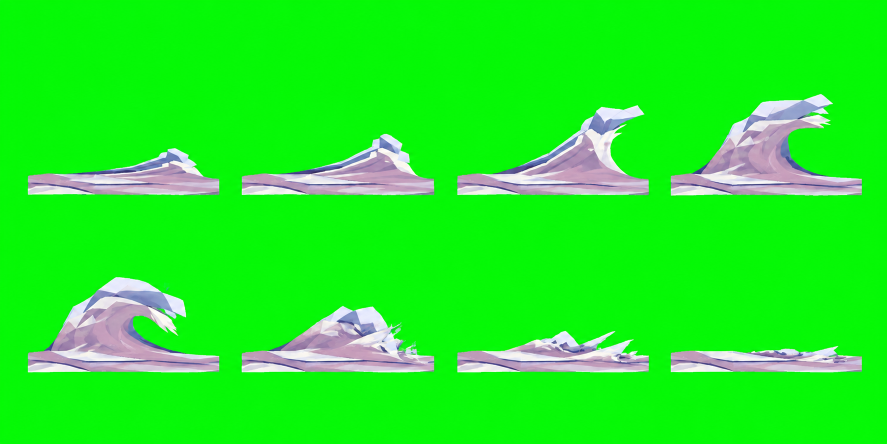
#> input picture assets/image/background/boundary_waves/source/keyposes-green.png, 1774 x 887 px (shown at 1/2 size)
$ python build_waves.py ../../assets/image/background/edge.png
#> lines starting #> are read from the running program, lines starting #| are printed output that depends on the picture; after the words box and inside, x2 and y2 are one past the last pixel; in counts of white or black regions, pixels touching at a corner belong together
### tools/boundary_animation/build_flow.py
"""从现有水带生成流向、边缘固定权重及原画细水线；不重画原素材。"""
from pathlib import Path
import numpy as np
import cv2
from PIL import Image

ROOT=Path(__file__).resolve().parents[2]
OUT=ROOT/'assets/image/background/boundary_waves'
SCALE=.7616555803103707

def build_flow():
    band=np.array(Image.open(OUT/'water_band.png').convert('RGBA'))
    h,w=band.shape[:2];mask=band[:,:,3]>32
    # 中轴取原画厚水带的重心，平滑掉局部碎边，再配成中心对称的流向。
    weights=mask.sum(0);center=(mask*np.arange(h)[:,None]).sum(0)/np.maximum(weights,1)
    valid=np.flatnonzero(weights);center=np.interp(np.arange(w),valid,center[valid])
    center=cv2.GaussianBlur(center.reshape(1,-1),(0,0),24).ravel()
    center=(center+h-center[::-1])/2
    slope=np.gradient(center)
    yy,xx=np.mgrid[:h,:w].astype('float32');dx=xx+.5-w/2;dy=yy+.5-h/2
    direction=np.where(dx<0,1.,-1.)
    thickness=(weights+weights[::-1])/2
    speed=np.clip(72/np.maximum(thickness,1),.65,1.)
    vx=direction*speed[None,:]
    vy=vx*slope[None,:]+.22*(dx/180)*np.exp(-(dx/230)**2)
    distance=cv2.distanceTransform(mask.astype('uint8'),cv2.DIST_L2,cv2.DIST_MASK_PRECISE)*SCALE
    # 6 px 的薄边完全固定；再用 5 px 过渡到可流动内部。
    pin=np.clip((distance-6)/5,0,1);pin=pin*pin*(3-2*pin)
    radius=np.sqrt(dx*dx+dy*dy)*SCALE
    central=np.clip((radius-55)/90,0,1);central=central*central*(3-2*central)
    pin*=central
    pin=np.minimum(pin,pin[::-1,::-1])
    # 相位也是中心对称的平滑场，避免整条水面同时重置。
    phase=.5+.23*np.sin(abs(dx)/113+np.cos(dy*direction/31))+.16*np.sin(abs(dx)/47+dy*direction/23)
    control=np.dstack([np.clip(vx,-1,1)*.5+.5,np.clip(vy,-1,1)*.5+.5,pin,np.clip(phase,.06,.94)])
    control=cv2.resize(control,(w//2,h//2),interpolation=cv2.INTER_AREA)
    Image.fromarray(np.rint(control*255).astype('uint8')).save(OUT/'flow_control.png')

    # 提取原画薄白水线的明度断续，统一为可重复的 512×96 设计像素贴片。
    original=np.array(Image.open(ROOT/'assets/image/background/edge.png').convert('RGBA'))/255
    strip=np.zeros((96,512,4),dtype='float32')
    for i,(x,y,length,width) in enumerate([(13,12,86,2),(139,28,43,2),(238,9,67,3),(370,39,98,2),
                                          (61,64,54,3),(187,82,97,2),(334,70,38,2),(439,90,55,2)]):
        src=original[698+(i%3)*10:708+(i%3)*10,85+i*105:245+i*105]
        bright=np.clip((src[:,:,:3].mean(2)-.62)/.25,0,1)*src[:,:,3]
        pattern=cv2.resize(bright,(length,width),interpolation=cv2.INTER_AREA)
        end=np.sin(np.linspace(0,np.pi,length))**.6
        strip[y:y+width,x:x+length,:3]=np.array([.92,.88,.81]) if i%2==0 else np.array([.70,.66,.80])
        strip[y:y+width,x:x+length,3]=pattern*end
    Image.fromarray(np.rint(strip*255).astype('uint8')).save(OUT/'flow_streaks.png')
    print('FLOW: 1325x720 RG vectors / B interior / A phase; 512x96 original-art streaks')

# [1 lines that do not run on import are left out]

### tools/boundary_animation/build_waves.py
"""分界线素材归一化：原画水带、八个补绘姿势、运动补间及加权 Spine。

补绘整张生成，脚本只抠色、配准、运动补间和打包；不覆盖 edge.png。
Y 向下的图像坐标只在写 Spine 顶点时翻转一次。
"""
from pathlib import Path
import json
import cv2
import numpy as np
from PIL import Image, ImageDraw

ROOT = Path(__file__).resolve().parents[2]
OUT = ROOT/'assets/image/background/boundary_waves'
W,H,N = 384,256,128
ANCHOR=(280,232)
TIMES=np.array([0,.22,.40,.60,.69,.75,.86,1.])

def build_water_band():
    """保留原画完整水带，只将静态高浪压回低水脊，保住薄白浪缘。"""
    edge=np.array(Image.open(ROOT/'assets/image/background/edge.png').convert('RGBA'))
    # 原图远离水带的零星游离像素不属于连续底带。
    _,labels,stats,_=cv2.connectedComponentsWithStats((edge[:,:,3]>0).astype('uint8'))
    edge[labels!=1+np.argmax(stats[1:,cv2.CC_STAT_AREA]),3]=0
    yy,xx=np.mgrid[:edge.shape[0],:edge.shape[1]].astype('float32')
    source_y=yy.copy()
    # 源图坐标：连接点取自各浪根两侧的原画边缘。水带内部不压缩。
    for upper,spans in [(True,[(220,430,676,677),(500,770,679,666),(870,1020,669,678),(1110,1380,681,666)]),
                        (False,[(1270,1540,750,747),(1710,1890,748,755),(1970,2210,755,754),(2400,2510,740,746)])]:
        for left,right,start,end in spans:
            for x in range(left,right+1):
                t=(x-left)/(right-left);root=start+(end-start)*t
                occupied=np.flatnonzero(edge[:,x,3]>16)
                extent=root-occupied[0] if upper else occupied[-1]-root
                # 残留约 12 px 的原画水脊；两端连续回到原轮廓。
                scale=min(1.0,(12.0*np.sin(np.pi*t)+1.0)/max(extent,1.0))
                side=yy[:,x]<root if upper else yy[:,x]>root
                source_y[side,x]=root+(yy[side,x]-root)/scale
    # 预乘后重采样，避免透明边缘出现黑线；不改原 PNG。
    prem=edge.astype('float32')/255;prem[:,:,:3]*=prem[:,:,3:4]
    band=cv2.remap(prem,xx,source_y,cv2.INTER_LINEAR,borderMode=cv2.BORDER_CONSTANT)
    band[:,:,:3]/=np.maximum(band[:,:,3:4],.00001)
    Image.fromarray(np.rint(np.clip(band,0,1)*255).astype('uint8')).save(OUT/'water_band.png')
    from build_flow import build_flow
    build_flow()

def normalize():
    raw=np.array(Image.open(OUT/'source/keyposes-green.png').convert('RGB')).astype(float)
    # 去掉绿幕及边缘混色；原画的蓝紫和粉灰均远离此色域。
    a=1-np.clip((raw[:,:,1]-np.maximum(raw[:,:,0],raw[:,:,2]))/160,0,1)
    a[a<.12]=0
    rgb=raw.copy();rgb[:,:,1]=np.minimum(rgb[:,:,1],np.maximum(rgb[:,:,0],rgb[:,:,2])+8)
    rgba=np.dstack([rgb,a*255]).clip(0,255).astype('uint8')
    source=Image.fromarray(rgba)
    frames=[]
    (OUT/'keyposes').mkdir(parents=True,exist_ok=True)
    for i in range(8):
        x=[50,478,909,1336][i%4];y=[150,504][i//4]
        im=source.crop((x,y,x+396,y+250)).resize((W,243),Image.Resampling.LANCZOS)
        canvas=Image.new('RGBA',(W,H));canvas.paste(im,(0,0))
        pixels=np.array(canvas)
        # 水平切边融入底带，浪头保留完整不透明块面。
        yy,xx=np.mgrid[:H,:W]
        fade=np.clip(np.minimum(xx,W-1-xx)/24,0,1)*np.clip((231-yy)/17,0,1)
        pixels[:,:,3]=(pixels[:,:,3]*fade).astype('uint8')
        canvas=Image.fromarray(pixels);canvas.save(OUT/'keyposes'/f'{i:02}.png')
        frames.append(pixels.astype(np.float32)/255)
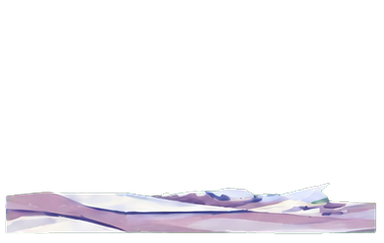
#> im: PIL image 384x243 RGBA; mean R, G, B, A 33, 31.3, 34.5, 39.7; transparent parts drawn white
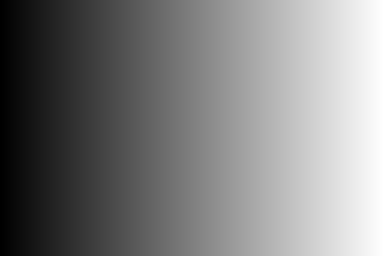
#> xx: shape (256, 384) int64; min 0, max 383, mean 191.5; drawn with min black and max white
#> after the loop, frames = 8 items
    build_water_band()
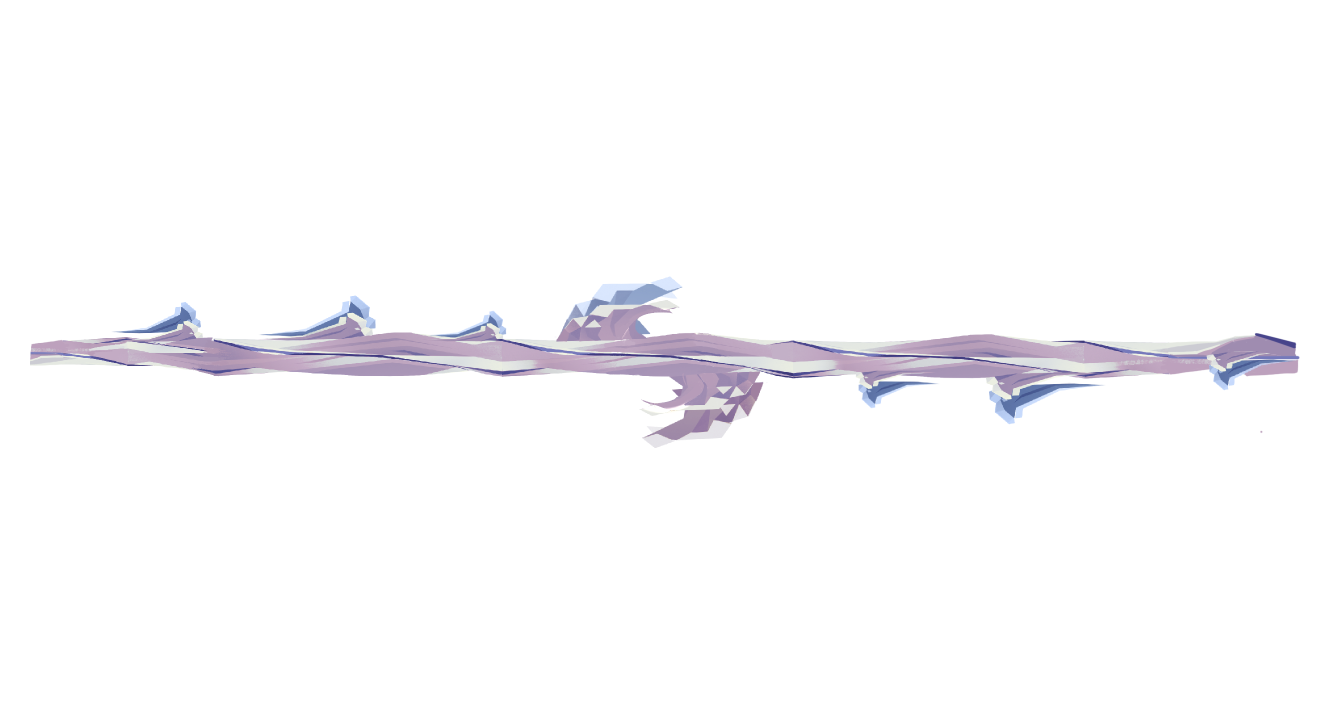
#> input picture assets/image/background/edge.png, 2650 x 1440 px (shown at 1/2 size)
#> in build_water_band, edge is the input picture: shape (1440, 2650, 4); mean R, G, B, A 12.1, 11.4, 13.1, 16.4
#> in build_water_band, `_,labels,stats,_=cv2.connectedComponentsWithStats((edge[:,:,3]>0).asty..`: stats = [[0, 0, 2650, 1440, 3560855], [59, 552, 2541, 344, 255055], [1294, 644, 3, 2, 4], [1108, 673, 5, 3, 15], [1531, 764, 6, 4, 11], [1253, 799, 3, 3, 6], [1267, 810, 5, 2, 5], [2519, 860, 8, 8, 49]]
#> after the loop in build_water_band, `for upper,spans in [(True,[(220,430,676,677),(500,770,679,666),(870,10..`:
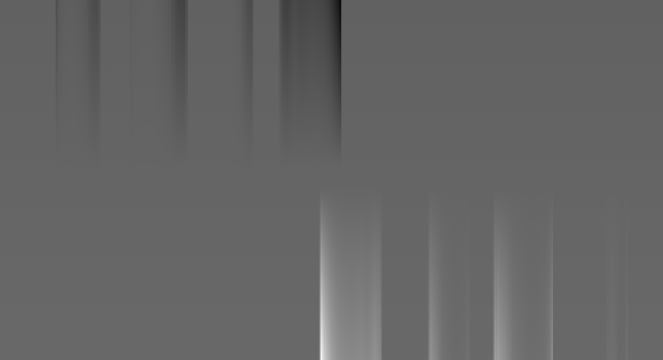
#> source_y: shape (1440, 2650) float32 (shown at 1/4 size); min -18771.4, max 30260, mean 804.8; drawn with min black and max white
#> in build_flow, `mask = band[:, :, 3] > 32`:
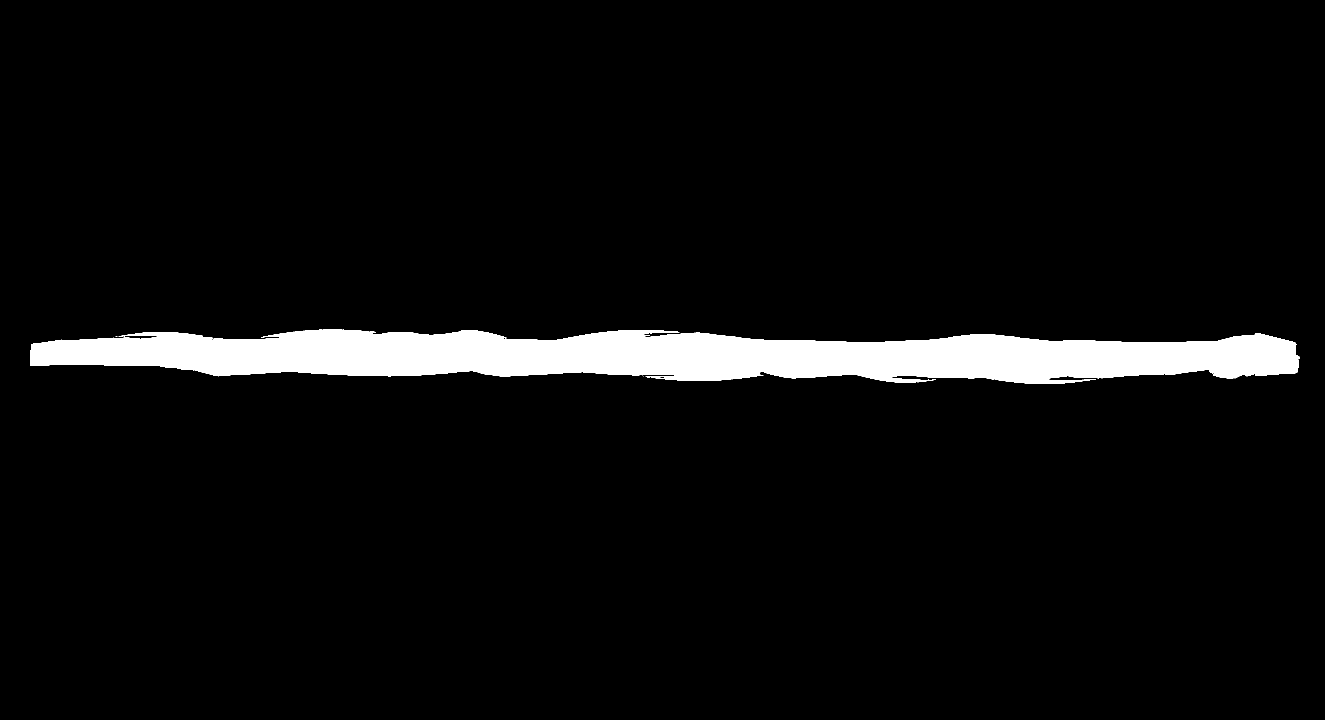
#> mask: shape (1440, 2650) bool (shown at 1/2 size); 5% white; 8 white regions (7 under 20 px), largest, box (x1, y1, x2, y2) and area: (60, 659, 2599, 768) 191887
#> in build_flow, `weights = mask.sum(0)`: weights = 2650 values, max 97 at index 1391, min 0 at index 0, mean 72.42
#> in build_flow, `center = (mask * np.arange(h)[:, None]).sum(0) / np.maximum(weights, 1`: center = 2650 values, max 728 at index 2593, min 0 at index 0, mean 681.7
#> in build_flow, `valid = np.flatnonzero(weights)`: valid = 2539 values from 60 to 2598
#> in build_flow, `center = np.interp(np.arange(w), valid, center[valid])`: center = 2650 values, max 728 at index 2593, min 697.9 at index 313, mean 711.8
#> in build_flow, `center=cv2.GaussianBlur(center.reshape(1,-1),(0,0),24).ravel()`: center = 2650 values, max 722.4 at index 2089, min 699.3 at index 318, mean 711.8
#> in build_flow, `center=(center+h-center[::-1])/2`: center = 2650 values, max 728.7 at index 2062, min 711.3 at index 587, mean 720
#> in build_flow, `slope=np.gradient(center)`: slope = 2650 values, max 0.0784 at index 1670, min -0.0971 at index 56, mean -0.00254
#> in build_flow, `thickness=(weights+weights[::-1])/2`: thickness = 2650 values, max 93.5 at index 1254, min 0 at index 0, mean 72.42
#> in build_flow, `speed=np.clip(72/np.maximum(thickness,1),.65,1.)`: speed = 2650 values, max 1 at index 0, min 0.77 at index 1254, mean 0.931
#> in build_flow, `control=cv2.resize(control,(w//2,h//2),interpolation=cv2.INTER_AREA)`:
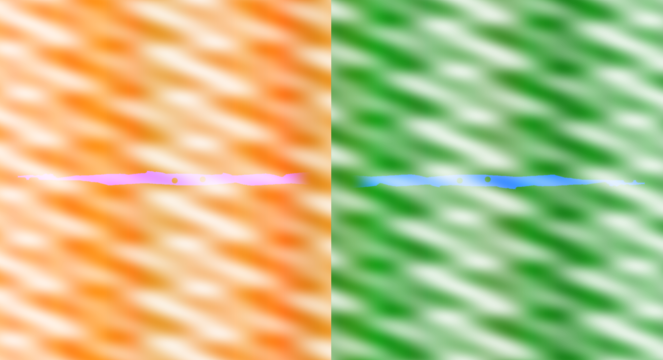
#> control: shape (720, 1325, 4) float64 (shown at 1/2 size); mean of channels 0, 1, 2, 3 0.5, 0.5, 0.02, 0.505; transparent parts drawn white
    return frames

def transitions(frames):
    """双向光流先搬运轮廓再混合，避免直接交叉淡化产生两个浪头。"""
    flows=[]
    for a,b in zip(frames,frames[1:]):
        def guide(im):
            # 空腔和浪缘同时参与匹配，底带锚点不动。
            return np.uint8((im[:,:,:3].mean(2)*.45+.55)*im[:,:,3]*255)
        g0,g1=guide(a),guide(b)
        flows.append((cv2.calcOpticalFlowFarneback(g0,g1,None,.5,5,35,5,7,1.5,0),
                      cv2.calcOpticalFlowFarneback(g1,g0,None,.5,5,35,5,7,1.5,0)))
    yy,xx=np.mgrid[:H,:W].astype('float32')
    # 关键形态间保持通过速度；旧逐段 smoothstep 会在每个姿势上刹停。
    # 非均匀时间节点的单调 Hermite 切线保留拍落时刻，并避免相位倒退。
    dt=np.diff(TIMES); speeds=1/dt; slopes=np.zeros(8)
    for k in range(1,7):
        w1=2*dt[k]+dt[k-1];w2=dt[k]+2*dt[k-1]
        slopes[k]=(w1+w2)/(w1/speeds[k-1]+w2/speeds[k])
    result=[]
    for i in range(N):
        t=i/(N-1); k=min(6,np.searchsorted(TIMES,t,side='right')-1)
        u=float((t-TIMES[k])/(TIMES[k+1]-TIMES[k]))
        u=float((u**3-2*u*u+u)*dt[k]*slopes[k]+(-2*u**3+3*u*u)+(u**3-u*u)*dt[k]*slopes[k+1])
        f,b=flows[k]
        # 预乘透明度补间，杜绝透明像素的黑/绿颜色渗入浪缘。
        def warp(im,flow,m):
            prem=im.copy();prem[:,:,:3]*=prem[:,:,3:4]
            return cv2.remap(prem,xx-flow[:,:,0]*m,yy-flow[:,:,1]*m,cv2.INTER_LINEAR,borderMode=cv2.BORDER_CONSTANT)
        mix=warp(frames[k],f,u)*(1-u)+warp(frames[k+1],b,1-u)*u
        mix[:,:,:3]/=np.maximum(mix[:,:,3:4],.0001)
        # 光流在骤变的空腔边缘可能匹配失败；去掉双向搬运留下的半透明重影。
        cover=np.clip((mix[:,:,3]-.58)/.025,0,1)
        mix[:,:,3]=cover*cover*(3-2*cover)
        result.append(Image.fromarray(np.uint8(np.clip(mix,0,1)*255)))
    return result

def mesh(path):
    nx,ny=12,8
    border=[(x,0) for x in range(nx+1)]+[(nx,y) for y in range(1,ny+1)]+[(x,ny) for x in range(nx-1,-1,-1)]+[(0,y) for y in range(ny-1,0,-1)]
    points=border+[(x,y) for y in range(ny+1) for x in range(nx+1) if (x,y) not in border]
    ids={p:i for i,p in enumerate(points)};uv=[];vertices=[];tri=[]
    origins=[(0,0),(-65,-55),(5,-145)]
    for x,y in points:
        px,py=x*W/nx-ANCHOR[0],y*H/ny-ANCHOR[1]
        uv.extend([x/nx,y/ny])
        top=np.clip(-py/180,0,1);lip=top*np.clip((px+100)/150,0,1)
        weights=[1-top,top-lip,lip];active=[(j,v) for j,v in enumerate(weights) if v>1e-5]
        vertices.append(len(active))
        for j,v in active:vertices.extend([j,round(px-origins[j][0],4),round(-(py-origins[j][1]),4),round(float(v),6)])
    for y in range(ny):
        for x in range(nx):
            a,b,c,d=[ids[p] for p in [(x,y),(x+1,y),(x,y+1),(x+1,y+1)]]
            tri.extend([a,c,b,b,c,d])
    return dict(type='mesh',path=path,width=W,height=H,uvs=uv,vertices=vertices,triangles=tri,hull=len(border))

def package(frames):
    atlas=Image.new('RGBA',(4096,4096));regions=[];attachments={};keys=[]
    (OUT/'parts').mkdir(exist_ok=True)
    for i,im in enumerate(frames):
        x=(i%10)*400+4;y=(i//10)*272+4;name=f'wave_{i:03}'
        im.save(OUT/'parts'/(name+'.png'))
        atlas.paste(im,(x,y));regions.append(f'{name}\nbounds:{x},{y},{W},{H}\n')
        attachments[name]=mesh(name);keys.append(dict(time=i/(N-1),name=name))
    atlas.save(OUT/'wave_atlas.png')
    (OUT/'wave.atlas').write_text('wave_atlas.png\nsize:4096,4096\nfilter:Linear,Linear\npma:false\n'+''.join(regions))
    # 浪身与薄浪唇分权重，余势由独立骨骼延迟，轮廓改变由补绘附件承担。
    bones=[dict(name='root'),dict(name='body',parent='root',x=-65,y=55),dict(name='lip',parent='root',x=5,y=145)]
    animation={'slots':{'water':{'attachment':keys}},'bones':{
        'body':{'rotate':[{'time':0,'value':0},{'time':.60,'value':-2},{'time':.75,'value':1},{'time':1,'value':0}]},
        'lip':{'translate':[{'time':0,'x':0,'y':0},{'time':.62,'x':3,'y':2},{'time':.74,'x':8,'y':-3},{'time':.81,'x':0,'y':-2},{'time':1,'x':0,'y':0}]}}}
    data={'skeleton':{'spine':'4.3.23','images':'parts/','width':W,'height':H},'bones':bones,
          'slots':[dict(name='water',bone='root',attachment='wave_000')],
          'skins':[{'name':'default','attachments':{'water':attachments}}],
          'animations':{'break':animation,'flow':{'bones':animation['bones']}}}
    (OUT/'wave.spine-json').write_text(json.dumps(data,separators=(',',':')))
    res='res://assets/image/background/boundary_waves/'
    (OUT/'wave.tres').write_text(f'[gd_resource type="SpineSkeletonDataResource" format=3]\n[ext_resource type="SpineAtlasResource" path="{res}wave.atlas" id="1"]\n[ext_resource type="SpineSkeletonFileResource" path="{res}wave.spine-json" id="2"]\n[resource]\natlas_res=ExtResource("1")\nskeleton_file_res=ExtResource("2")\n')
    # 离线短序列保留全部轮廓；正式播放固定首帧 UV，在 shader 中连续补间。
    lines=[f'[gd_resource type="SpriteFrames" load_steps={N+2} format=3]',f'[ext_resource type="Texture2D" path="{res}wave_atlas.png" id="1"]']
    for i in range(N):
        x=(i%10)*400+4;y=(i//10)*272+4
        lines.append(f'[sub_resource type="AtlasTexture" id="f{i}"]\natlas=ExtResource("1")\nregion=Rect2({x},{y},{W},{H})')
    lines+=['[resource]','animations=[{"name": &"wave", "loop":false, "speed":60.0, "frames":['+', '.join('{"duration":1.0,"texture":SubResource("f%d")}'%i for i in range(N))+']}]']
    (OUT/'small_frames.tres').write_text('\n'.join(lines))
    (OUT/'animation.json').write_text(json.dumps({'canvas':[W,H],'anchor':ANCHOR,'crash_phase':.75,'frames':N,'key_times':TIMES.tolist(),'source':'edge.png + source/keyposes-green.png'},indent=2))

if __name__=='__main__':
    import sys
    if '--band-only' in sys.argv:
        build_water_band();print('WATER BAND: original relief and white edges retained')
    else:
        frames=normalize();package(transitions(frames));print('WAVES: 8 keys, 128 attachments, 3 weighted bones, original water band')
#> after `frames = normalize()`: frames = 8 items
#> after the loop in package, `for i,im in enumerate(frames):`:
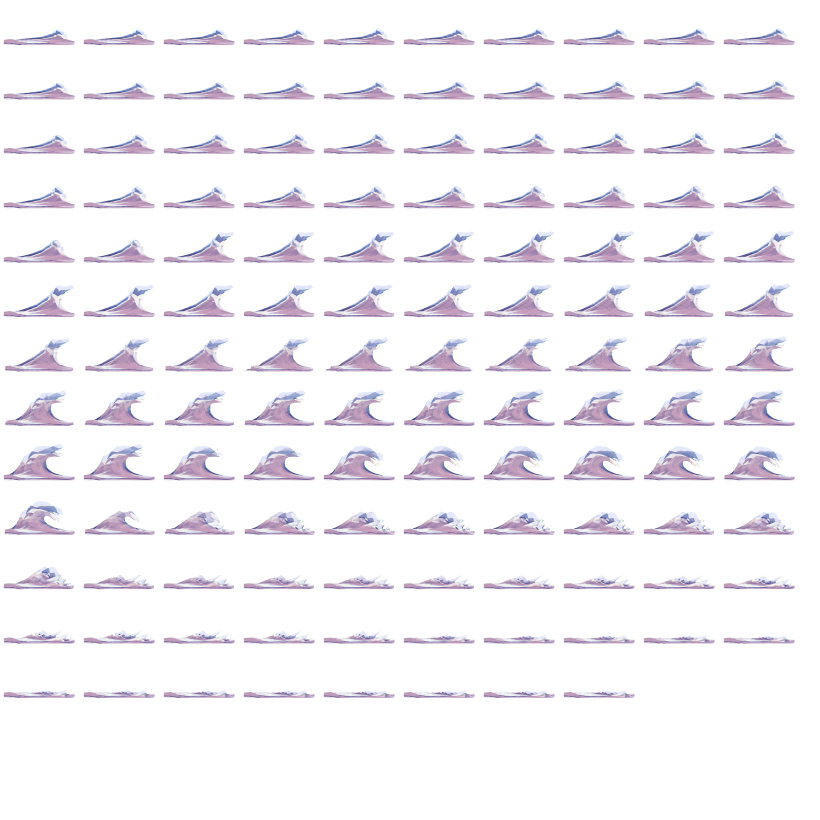
#> atlas: PIL image 4096x4096 RGBA (shown at 1/5 size); mean R, G, B, A 41.8, 39.4, 44.5, 39.6; transparent parts drawn white
#> after the loop in package, `for i,im in enumerate(frames):`: attachments = 128 items
